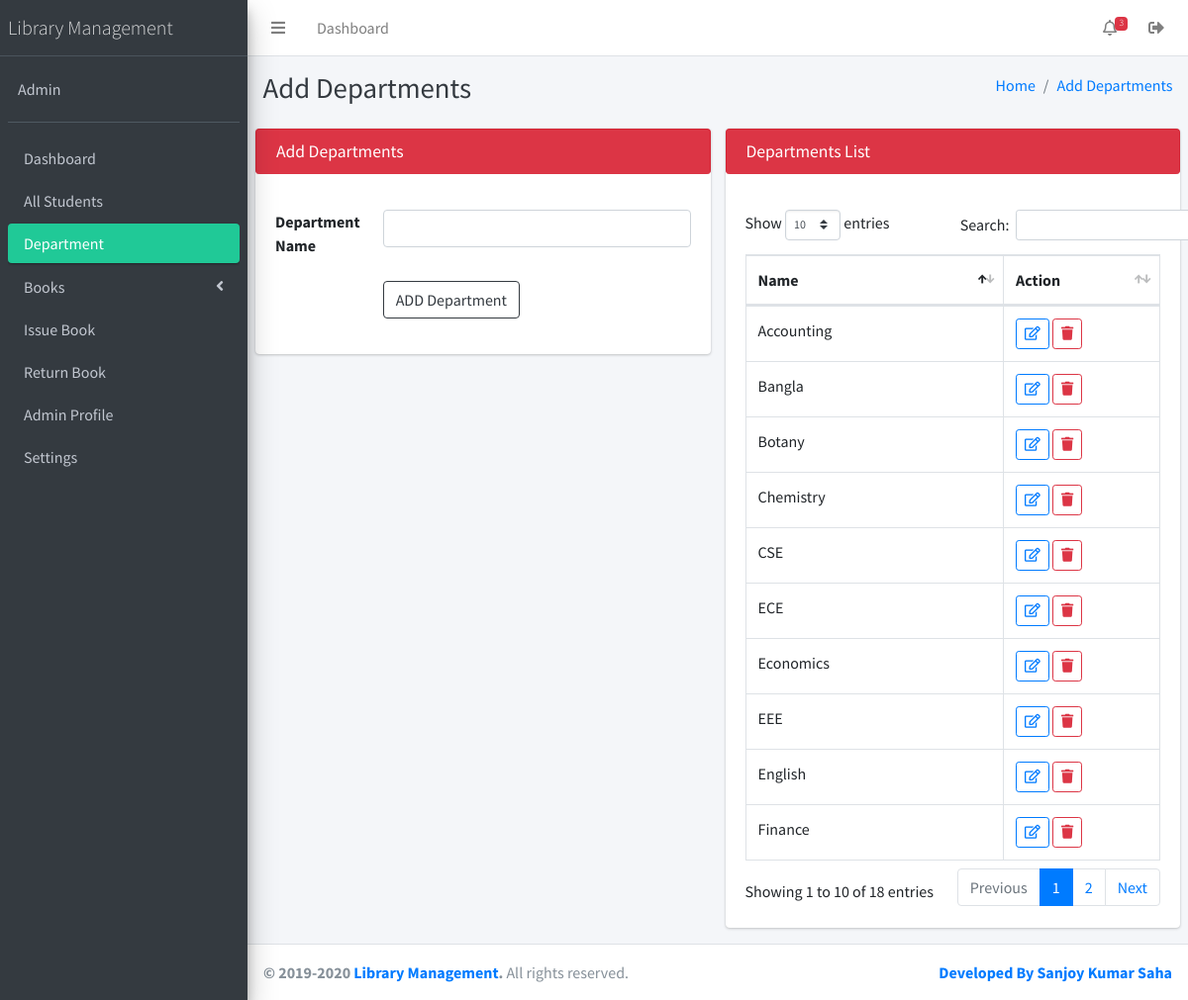
/librarian/departments.php (signed in), run on the app's committed database.
### tables this page shows
CREATE TABLE `settings` (
  `id` int(5) NOT NULL,
  `name` varchar(255) NOT NULL,
  `email` varchar(255) NOT NULL,
  `address` varchar(255) NOT NULL,
  `phone` varchar(255) NOT NULL,
  `image` varchar(255) NOT NULL DEFAULT 'image.png'
);

CREATE TABLE `librarian` (
  `id` int(6) NOT NULL,
  `name` varchar(255) NOT NULL,
  `email` varchar(255) NOT NULL,
  `user_name` varchar(255) NOT NULL,
  `password` varchar(255) NOT NULL,
  `phone_no` varchar(255) NOT NULL
);

CREATE TABLE `departments` (
  `id` int(6) NOT NULL,
  `department_name` varchar(255) NOT NULL
);

### librarian/departments.php (the view, shortened to what this page needs)
<?php
require_once ('include/header.php');
require_once ('include/sidebar.php');
?>
<div class="content-wrapper">
    <div class="content-header">
        <div class="container-fluid">
            <div class="row mb-2">
                <div class="col-sm-6">
                    <h1 class="m-0 text-dark">Add Departments</h1>
                </div>
                <div class="col-sm-6">
                    <ol class="breadcrumb float-sm-right">
                        <li class="breadcrumb-item"><a href="index.php">Home</a></li>
                        <li class="breadcrumb-item active"><a href="javascript:avoid(0)">Add Departments</a></li>
                    </ol>
                </div>
            </div>
        </div>
    </div>
    <section class="content">
        <div class="row">
            <div class="col-md-6">
                <div class="card">
                    <div class="card-header alert alert-danger">
                        <h3 class="card-title">Add Departments</h3>
                    </div>
                    <div class="card-body">
                        <form action="<?= $_SERVER['PHP_SELF']?>" method="POST" data-parsley-validate>
                            <div class="form-group row">
                                <div class="col-md-3">
                                    <label for="">Department Name</label>
                                </div>
                                <div class="col-md-9">
                                    <input type="text" name="department_name" class="form-control" required="" data-parsley-trigger="change focusout" data-parsley-required-message = "Department Name is required" autocomplete="off">
                                </div>
                            </div>
                            <div class="form-group row">
                                <div class="col-md-4 offset-3">
                                    <input type="submit" name="add_department" value="ADD Department" class="btn btn-outline-dark">
                                </div>
                            </div>
                        </form>
                    </div>
                </div>
            </div>
            <div class="col-md-6">
                <div class="card">
                    <div class="card-header alert alert-danger">
                        <h3 class="card-title">Departments List</h3>
                    </div>
                    <div class="card-body">
                        <table class="table table-bordered" id="example1">
                            <thead>
                                <tr>
                                    <th>Name</th>
                                    <th>Action</th>
                                </tr>
                            </thead>
                            <tbody>
                                <?php
                                    $query = mysqli_query($conn, "SELECT * FROM departments");
                                    while($result = mysqli_fetch_assoc($query)):
                                ?>
                                    <tr>
                                        <td><?= $result['department_name']?></td>
                                        <td>
                                            <button type="button" class="btn btn-outline-primary btn-sm edit_department" id="<?= $result['id']?>">
                                                <i class="far fa-edit"></i>
                                            </button>
                                            <button type="button" class="btn btn-outline-danger btn-sm delete" id="<?= $result['id']?>"><i class="fas fa-trash"></i></button>
                                        </td>
                                    </tr>
                                <?php
                                     endwhile;
                                ?>
                            </tbody>
                        </table>
                    </div>
                </div>
            </div>
        </div>
    </section>
</div>
<?php require_once ('include/footer.php');?>

### librarian/include/sidebar.php (shortened to what this page needs)
<?php
    $page = explode('/', $_SERVER['PHP_SELF']);
    $page = end($page);
?>
<aside class="main-sidebar sidebar-dark-teal elevation-4">
    <?php
    $query = mysqli_query($conn, "SELECT * FROM settings");
    while($result = mysqli_fetch_assoc($query)):
    ?>
    <a href="index.php" class="brand-link">
        <span class="brand-text font-weight-light"><?= $result['name']?></span>
    </a>
    <?php endwhile;?>
    <div class="sidebar">
        <div class="user-panel mt-3 pb-3 mb-3 d-flex">
            <?php
            $admin_info = $_SESSION['librarian_id'];
            $query = mysqli_query($conn, "SELECT * FROM librarian WHERE id = '$admin_info'");
            $result = mysqli_fetch_assoc($query);?>
            <div class="info">
                <a href="#" class="d-block"><?= $result['name']?></a>
            </div>
        </div>
        <nav class="mt-2">
            <ul class="nav nav-pills nav-sidebar flex-column" data-widget="treeview" role="menu" data-accordion="false">
                <li class="nav-item">
                    <a href="index.php" class="nav-link <?= $page == 'index.php' ? 'active' : ''?>">
                        <p>Dashboard</p>
                    </a>
                </li>
                <li class="nav-item">
                    <a href="all_students.php" class="nav-link <?= $page == 'all_students.php' ? 'active' : ''?>">
                        <p>All Students</p>
                    </a>
                </li>
                <li class="nav-item has-treeview">
                    <a href="departments.php" class="nav-link <?= $page == 'departments.php'? 'active' : ''?>">
                      <p>Department</p>
                    </a>
                </li>
                <li class="nav-item has-treeview <?= $page == 'add_book.php' ? 'menu-open' : '' ?><?= $page == 'books_list.php' ? 'menu-open' : '' ?>">
                    <a href="#" class="nav-link <?= $page == 'add_book.php' ? 'active' : '' ?><?= $page == 'books_list.php' ? 'active' : '' ?>">
                      <p>Books<i class="right fas fa-angle-left"></i>
                      </p>
                    </a>
                </li>
                <li class="nav-item">
                    <a href="issue_book.php" class="nav-link <?= $page == 'issue_book.php' ? 'active' : ''?>">
                        <p>Issue Book</p>
                    </a>
                </li>
                <li class="nav-item">
                    <a href="return_book.php" class="nav-link <?= $page == 'return_book.php' ? 'active' : ''?>">
                        <p>Return Book</p>
                    </a>
                </li>
                <li class="nav-item">
                    <a href="profile.php" class="nav-link <?= $page == 'profile.php' ? 'active' : ''?>">
                        <p>Admin Profile</p>
                    </a>
                </li>
                <li class="nav-item">
                    <a href="settings.php" class="nav-link <?= $page == 'settings.php' ? 'active' : ''?>">
                        <p>Settings</p>
                    </a>
                </li>
            </ul>
        </nav>
    </div>
</aside>

### librarian/include/footer.php (shortened to what this page needs)
<footer class="main-footer">
    <div class="float-right d-none d-sm-inline">
        <strong><a href="https://www.facebook.com/sahaksanjoy">Developed By Sanjoy Kumar Saha</a></strong>
    </div>
    <?php
    $query = mysqli_query($conn, "SELECT * FROM settings");
    while($result = mysqli_fetch_assoc($query)):
    ?>
    <strong> &copy; 2019-<?php echo date('Y');?> <a href="#"><?= $result['name']?></a>.</strong> All rights reserved.
    <?php endwhile;?>
</footer>
</div>
</body>
</html>

### data on the page
settings: name "Library Management"
librarian: name "Admin"
departments: department_name "Chemistry"
departments: department_name "Botany"
departments: department_name "CSE"
departments: department_name "EEE"
departments: department_name "ECE"
departments: department_name "English"
departments: department_name "Economics"
departments: department_name "Finance"
departments: department_name "Bangla"
departments: department_name "Accounting"

### other printed values
$count "3"
